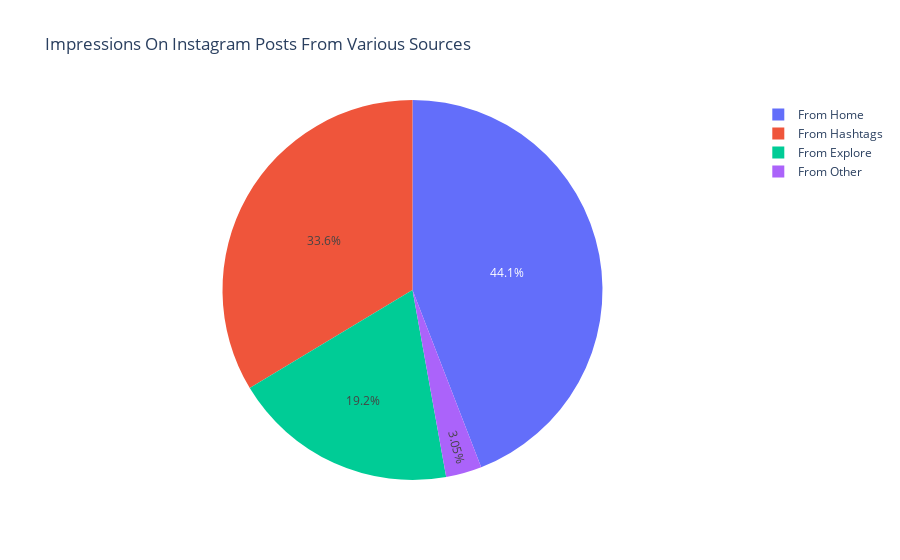

Notebook code for this chart:
### Code cell
## Percentage Impressions From Various Sources On Instagram
home = instagramData["From Home"].sum()
hashtags = instagramData["From Hashtags"].sum()
explore = instagramData["From Explore"].sum()
other =  instagramData["From Other"].sum()

labels = ["From Home","From Hashtags","From Explore","From Other"]
values = [home,hashtags,explore,other]
fig = px.pie(instagramData, values=values,names=labels, title="Impressions On Instagram Posts From Various Sources")
fig.show()

### Figure 1 — Plotly figure (JSON) as saved in the notebook; plotly's stock layout.template omitted (floating-point values rounded to 4 significant figures)
{"data": [{"domain": {"x": [0, 1], "y": [0, 1]}, "hovertemplate": "label=%{label}<br>value=%{value}<extra></extra>", "labels": ["From Home", "From Hashtags", "From Explore", "From Other"], "legendgroup": "", "name": "", "showlegend": true, "type": "pie", "values": [294619, 224614, 128294, 20360]}], "layout": {"legend": {"tracegroupgap": 0}, "title": {"text": "Impressions On Instagram Posts From Various Sources"}}}
